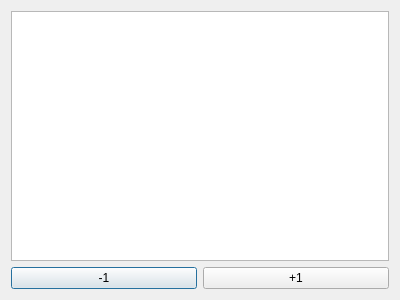
<?xml version="1.0" encoding="UTF-8"?>
<ui version="4.0">
 <class>Dialog</class>
 <widget class="QDialog" name="Dialog">
  <property name="geometry">
   <rect>
    <x>0</x>
    <y>0</y>
    <width>400</width>
    <height>300</height>
   </rect>
  </property>
  <property name="windowTitle">
   <string>Dialog</string>
  </property>
  <layout class="QVBoxLayout" name="verticalLayout">
   <item>
    <widget class="QGraphicsView" name="graphicsView"/>
   </item>
   <item>
    <layout class="QHBoxLayout" name="horizontalLayout">
     <item>
      <widget class="QPushButton" name="pushButton">
       <property name="text">
        <string>-1</string>
       </property>
      </widget>
     </item>
     <item>
      <widget class="QPushButton" name="pushButton_2">
       <property name="text">
        <string>+1</string>
       </property>
      </widget>
     </item>
    </layout>
   </item>
  </layout>
 </widget>
 <layoutdefault spacing="6" margin="11"/>
 <resources/>
 <connections/>
</ui>
